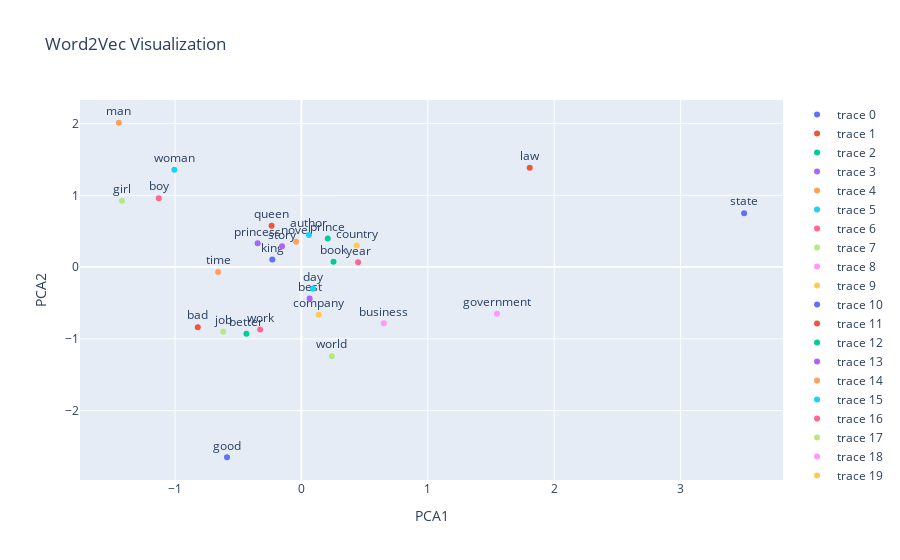

Write notebook code for a chart like this one.
### Code cell
# Step 14: Create a Plotly Scatter Plot with Labels
import plotly.graph_objects as go

# Create scatter plot
fig = go.Figure()
for i, word in enumerate(filtered_words):
    fig.add_trace(go.Scatter(x=[reduced_vectors[i, 0]], y=[reduced_vectors[i, 1]],
                             mode='markers+text',
                             text=[word],
                             textposition='top center'))

fig.update_layout(title="Word2Vec Visualization", xaxis_title="PCA1", yaxis_title="PCA2")
fig.show()

### Figure 1 — Plotly figure (JSON) as saved in the notebook; plotly's stock layout.template omitted (floating-point values rounded to 4 significant figures)
{"data": [{"mode": "markers+text", "text": ["king"], "textposition": "top center", "type": "scatter", "x": [-0.2301], "y": [0.106]}, {"mode": "markers+text", "text": ["queen"], "textposition": "top center", "type": "scatter", "x": [-0.2358], "y": [0.5745]}, {"mode": "markers+text", "text": ["prince"], "textposition": "top center", "type": "scatter", "x": [0.2088], "y": [0.3995]}, {"mode": "markers+text", "text": ["princess"], "textposition": "top center", "type": "scatter", "x": [-0.3461], "y": [0.3308]}, {"mode": "markers+text", "text": ["man"], "textposition": "top center", "type": "scatter", "x": [-1.444], "y": [2.011]}, {"mode": "markers+text", "text": ["woman"], "textposition": "top center", "type": "scatter", "x": [-1.005], "y": [1.357]}, {"mode": "markers+text", "text": ["boy"], "textposition": "top center", "type": "scatter", "x": [-1.128], "y": [0.9595]}, {"mode": "markers+text", "text": ["girl"], "textposition": "top center", "type": "scatter", "x": [-1.419], "y": [0.9234]}, {"mode": "markers+text", "text": ["government"], "textposition": "top center", "type": "scatter", "x": [1.547], "y": [-0.6484]}, {"mode": "markers+text", "text": ["country"], "textposition": "top center", "type": "scatter", "x": [0.4376], "y": [0.3004]}, {"mode": "markers+text", "text": ["state"], "textposition": "top center", "type": "scatter", "x": [3.502], "y": [0.7507]}, {"mode": "markers+text", "text": ["law"], "textposition": "top center", "type": "scatter", "x": [1.806], "y": [1.384]}, {"mode": "markers+text", "text": ["book"], "textposition": "top center", "type": "scatter", "x": [0.254], "y": [0.07513]}, {"mode": "markers+text", "text": ["story"], "textposition": "top center", "type": "scatter", "x": [-0.1535], "y": [0.2888]}, {"mode": "markers+text", "text": ["novel"], "textposition": "top center", "type": "scatter", "x": [-0.04185], "y": [0.3541]}, {"mode": "markers+text", "text": ["author"], "textposition": "top center", "type": "scatter", "x": [0.05993], "y": [0.4467]}, {"mode": "markers+text", "text": ["work"], "textposition": "top center", "type": "scatter", "x": [-0.3262], "y": [-0.8707]}, {"mode": "markers+text", "text": ["job"], "textposition": "top center", "type": "scatter", "x": [-0.6179], "y": [-0.9003]}, {"mode": "markers+text", "text": ["business"], "textposition": "top center", "type": "scatter", "x": [0.6519], "y": [-0.7834]}, {"mode": "markers+text", "text": ["company"], "textposition": "top center", "type": "scatter", "x": [0.1368], "y": [-0.664]}, {"mode": "markers+text", "text": ["good"], "textposition": "top center", "type": "scatter", "x": [-0.5883], "y": [-2.649]}, {"mode": "markers+text", "text": ["bad"], "textposition": "top center", "type": "scatter", "x": [-0.8197], "y": [-0.8371]}, {"mode": "markers+text", "text": ["better"], "textposition": "top center", "type": "scatter", "x": [-0.4349], "y": [-0.9277]}, {"mode": "markers+text", "text": ["best"], "textposition": "top center", "type": "scatter", "x": [0.06508], "y": [-0.4363]}, {"mode": "markers+text", "text": ["time"], "textposition": "top center", "type": "scatter", "x": [-0.659], "y": [-0.06863]}, {"mode": "markers+text", "text": ["day"], "textposition": "top center", "type": "scatter", "x": [0.09092], "y": [-0.3015]}, {"mode": "markers+text", "text": ["year"], "textposition": "top center", "type": "scatter", "x": [0.4481], "y": [0.0665]}, {"mode": "markers+text", "text": ["world"], "textposition": "top center", "type": "scatter", "x": [0.2409], "y": [-1.24]}], "layout": {"title": {"text": "Word2Vec Visualization"}, "xaxis": {"title": {"text": "PCA1"}}, "yaxis": {"title": {"text": "PCA2"}}}}
